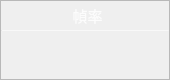
                   <widget class="QFrame" name="Fps_QF">
                    <property name="minimumSize">
                     <size>
                      <width>170</width>
                      <height>80</height>
                     </size>
                    </property>
                    <property name="maximumSize">
                     <size>
                      <width>170</width>
                      <height>80</height>
                     </size>
                    </property>
                    <property name="toolTipDuration">
                     <number>0</number>
                    </property>
                    <property name="styleSheet">
                     <string notr="true">QFrame#Fps_QF{
color: rgb(255, 255, 255);
border-radius: 15px;
background-color: rgb(155, 118, 218);
border: 1px outset rgb(153, 116, 220)
}
</string>
                    </property>
                    <property name="frameShape">
                     <enum>QFrame::StyledPanel</enum>
                    </property>
                    <property name="frameShadow">
                     <enum>QFrame::Raised</enum>
                    </property>
                    <layout class="QVBoxLayout" name="verticalLayout_11" stretch="0,2,1">
                     <property name="spacing">
                      <number>0</number>
                     </property>
                     <property name="leftMargin">
                      <number>0</number>
                     </property>
                     <property name="topMargin">
                      <number>0</number>
                     </property>
                     <property name="rightMargin">
                      <number>0</number>
                     </property>
                     <property name="bottomMargin">
                      <number>0</number>
                     </property>
                     <item>
                      <widget class="QFrame" name="Fps_top">
                       <property name="styleSheet">
                        <string notr="true">border:none</string>
                       </property>
                       <property name="frameShape">
                        <enum>QFrame::StyledPanel</enum>
                       </property>
                       <property name="frameShadow">
                        <enum>QFrame::Raised</enum>
                       </property>
                       <layout class="QHBoxLayout" name="horizontalLayout_8">
                        <property name="spacing">
                         <number>0</number>
                        </property>
                        <property name="leftMargin">
                         <number>0</number>
                        </property>
                        <property name="topMargin">
                         <number>3</number>
                        </property>
                        <property name="rightMargin">
                         <number>7</number>
                        </property>
                        <property name="bottomMargin">
                         <number>3</number>
                        </property>
                        <item>
                         <widget class="QLabel" name="label_7">
                          <property name="maximumSize">
                           <size>
                            <width>16777215</width>
                            <height>30</height>
                           </size>
                          </property>
                          <property name="font">
                           <font>
                            <family>Microsoft YaHei UI</family>
                            <pointsize>11</pointsize>
                            <weight>50</weight>
                            <italic>false</italic>
                            <bold>false</bold>
                           </font>
                          </property>
                          <property name="styleSheet">
                           <string notr="true">color: rgba(255, 255, 255,210);
font: 11pt &quot;Microsoft YaHei UI&quot;;
padding-left:12px;
</string>
                          </property>
                          <property name="midLineWidth">
                           <number>-1</number>
                          </property>
                          <property name="text">
                           <string>幀率</string>
                          </property>
                          <property name="alignment">
                           <set>Qt::AlignCenter</set>
                          </property>
                          <property name="wordWrap">
                           <bool>false</bool>
                          </property>
                          <property name="indent">
                           <number>0</number>
                          </property>
                         </widget>
                        </item>
                       </layout>
                      </widget>
                     </item>
                     <item>
                      <widget class="Line" name="line_4">
                       <property name="maximumSize">
                        <size>
                         <width>16777215</width>
                         <height>1</height>
                        </size>
                       </property>
                       <property name="styleSheet">
                        <string notr="true">background-color: rgba(255, 255, 255, 89);</string>
                       </property>
                       <property name="orientation">
                        <enum>Qt::Horizontal</enum>
                       </property>
                      </widget>
                     </item>
                     <item>
                      <widget class="QFrame" name="Fps_bottom">
                       <property name="styleSheet">
                        <string notr="true">border:none</string>
                       </property>
                       <property name="frameShape">
                        <enum>QFrame::StyledPanel</enum>
                       </property>
                       <property name="frameShadow">
                        <enum>QFrame::Raised</enum>
                       </property>
                       <layout class="QVBoxLayout" name="verticalLayout_12">
                        <property name="spacing">
                         <number>0</number>
                        </property>
                        <property name="leftMargin">
                         <number>0</number>
                        </property>
                        <property name="topMargin">
                         <number>6</number>
                        </property>
                        <property name="rightMargin">
                         <number>0</number>
                        </property>
                        <property name="bottomMargin">
                         <number>6</number>
                        </property>
                        <item alignment="Qt::AlignTop">
                         <widget class="QLabel" name="fps_label">
                          <property name="minimumSize">
                           <size>
                            <width>0</width>
                            <height>30</height>
                           </size>
                          </property>
                          <property name="maximumSize">
                           <size>
                            <width>16777215</width>
                            <height>30</height>
                           </size>
                          </property>
                          <property name="font">
                           <font>
                            <family>Microsoft YaHei UI</family>
                            <pointsize>17</pointsize>
                            <weight>50</weight>
                            <italic>false</italic>
                            <bold>false</bold>
                            <underline>false</underline>
                           </font>
                          </property>
                          <property name="styleSheet">
                           <string notr="true">color: rgb(255, 255, 255);
font: 17pt &quot;Microsoft YaHei UI&quot;;</string>
                          </property>
                          <property name="text">
                           <string/>
                          </property>
                          <property name="alignment">
                           <set>Qt::AlignCenter</set>
                          </property>
                         </widget>
                        </item>
                       </layout>
                      </widget>
                     </item>
                    </layout>
                   </widget>
